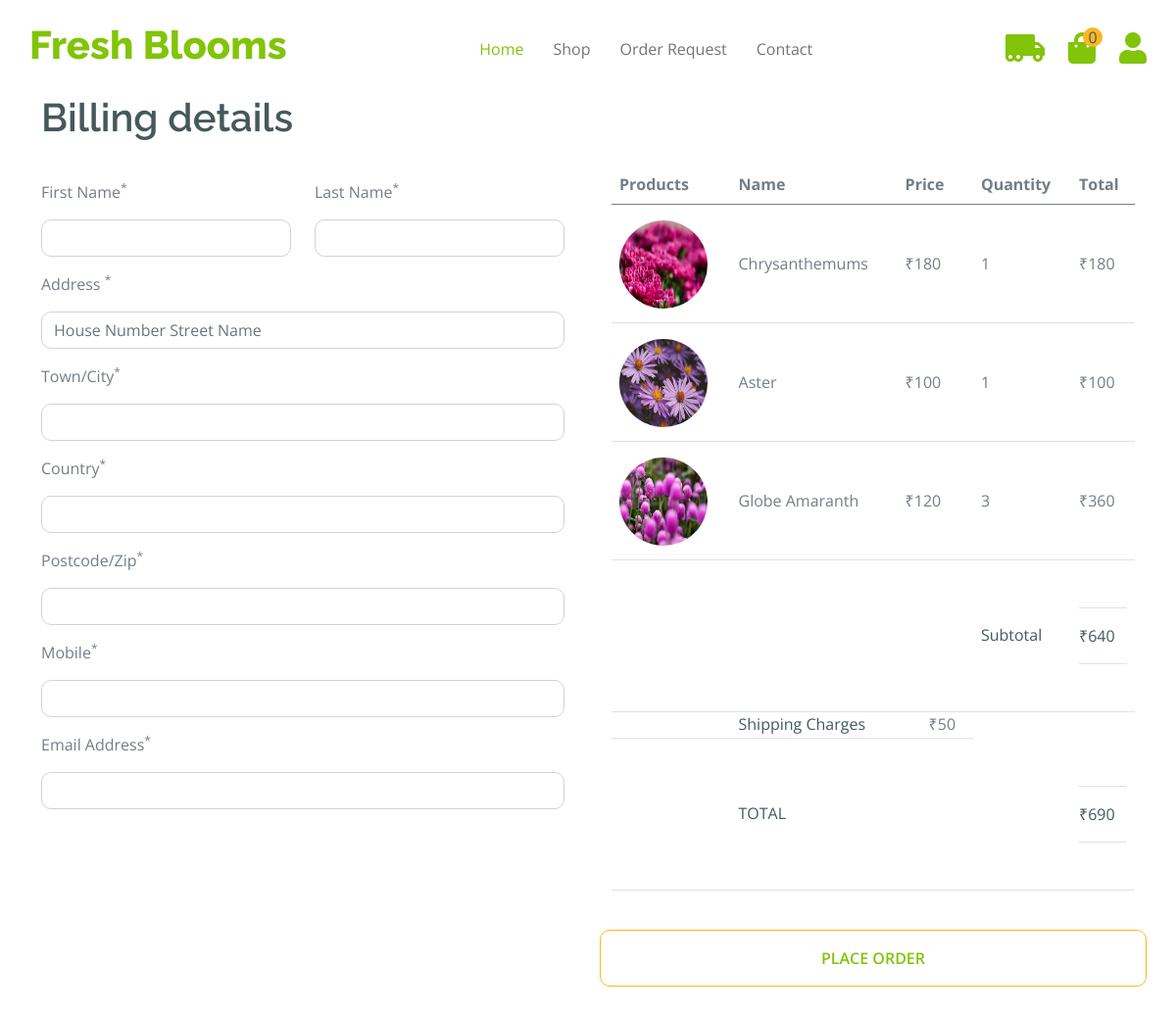
The app's page /checkout.php (signed in) with its own data.
### tables this page shows
CREATE TABLE `cart` (
  `cid` int(255) NOT NULL,
  `user_id` varchar(255) NOT NULL,
  `product_id` varchar(255) NOT NULL,
  `quantity` varchar(255) NOT NULL DEFAULT '1',
  `status` varchar(255) NOT NULL DEFAULT 'pending'
);

CREATE TABLE `flowersales` (
  `id` int(255) NOT NULL,
  `flowername` varchar(255) NOT NULL,
  `category` varchar(255) NOT NULL,
  `country` varchar(255) NOT NULL,
  `image` varchar(255) NOT NULL,
  `price` varchar(255) NOT NULL,
  `offer` varchar(255) NOT NULL,
  `delivary` varchar(255) NOT NULL,
  `seasonal_flowers` varchar(255) NOT NULL,
  `description` varchar(255) NOT NULL
);

### checkout.php (the view, shortened to what this page needs)
<?php
include 'header.php';
include 'navbar.php';
?>
    <body>
        <div class="container-fluid py-5">
            <div class="container py-5">
                <h1 class="mb-4">Billing details</h1>
                <form action="#">
                    <div class="row g-5">
                        <div class="col-md-12 col-lg-6 col-xl-6">
                            <div class="row">
                                <div class="col-md-12 col-lg-6">
                                    <div class="form-item w-100">
                                        <label class="form-label my-3">First Name<sup>*</sup></label>
                                        <input type="text" id="firstname" name="first_name" class="form-control">
                                    </div>
                                </div>
                                <div class="col-md-12 col-lg-6">
                                    <div class="form-item w-100">
                                        <label class="form-label my-3">Last Name<sup>*</sup></label>
                                        <input type="text" id="lastname" name="last_name" class="form-control">
                                    </div>
                                </div>
                            </div>
                            <div class="form-item">
                                <label class="form-label my-3">Address <sup>*</sup></label>
                                <input type="text" id="address" name="address" class="form-control" placeholder="House Number Street Name">
                            </div>
                            <div class="form-item">
                                <label class="form-label my-3">Town/City<sup>*</sup></label>
                                <input type="text" id="city"  name="town" class="form-control">
                            </div>
                            <div class="form-item">
                                <label class="form-label my-3">Country<sup>*</sup></label>
                                <input type="text" id="country" name="country" class="form-control">
                            </div>
                            <div class="form-item">
                                <label class="form-label my-3">Postcode/Zip<sup>*</sup></label>
                                <input type="text" id="pincode" name="zipcode" class="form-control">
                            </div>
                            <div class="form-item">
                                <label class="form-label my-3">Mobile<sup>*</sup></label>
                                <input type="tel" id="mobile" name="mobile" class="form-control">
                            </div>
                            <div class="form-item">
                                <label class="form-label my-3">Email Address<sup>*</sup></label>
                                <input type="email" id="email" name="email" class="form-control">
                            </div>
                        </div>
                        <?php
                            include('api/config.php');
                            $id = $_SESSION["id"];
                            $query = "SELECT c.cid, c.quantity, f.price, f.flowername, f.image FROM cart c JOIN flowersales f ON c.product_id = f.id WHERE c.user_id = $id AND c.status='added'";
                            $result = $conn->query($query);
                            $subtotal = 0;
                            $shipping_charges = 50;
                        ?>
        <div class="col-md-12 col-lg-6 col-xl-6">
            <div class="table-responsive">
            <table class="table">
            <thead>
                <tr>
                    <th scope="col">Products</th>
                    <th scope="col">Name</th>
                    <th scope="col">Price</th>
                    <th scope="col">Quantity</th>
                    <th scope="col">Total</th>
                </tr>
            </thead>
            <tbody>
                <?php
                if ($result->num_rows > 0) {
                    while ($row = $result->fetch_assoc()) {
                        $flowername = $row['flowername'];
                        $image = $row['image'];
                        $price = $row['price'];
                        $quantity = $row['quantity'];
                        $total = $price * $quantity;
                        $subtotal += $total;
                        echo '
                            <tr>
                                <th scope="row">
                                    <div class="d-flex align-items-center mt-2">
                                        <img src="images/' . $image . '" class="img-fluid rounded-circle" style="width: 90px; height: 90px;" alt="">
                                    </div>
                                </th>
                                <td class="py-5">' . $flowername . '</td>
                                <td class="py-5">₹' . $price . '</td>
                                <td class="py-5">' . $quantity . '</td>
                                <td class="py-5">₹' . $total . '</td>
                            </tr>
                        ';
                    }
                } else {
                    echo '<tr><td colspan="5">No data found in the table.</td></tr>';
                }
                $final_total = $subtotal + $shipping_charges;
                ?>
                <tr>
                    <th scope="row"></th>
                    <td class="py-5"></td>
                    <td class="py-5"></td>
                    <td class="py-5">
                        <p class="mb-0 text-dark py-3">Subtotal</p>
                    </td>
                    <td class="py-5">
                        <div class="py-3 border-bottom border-top">
                            <p class="mb-0 text-dark">₹<?php echo $subtotal; ?></p>
                        </div>
                    </td>
                </tr>
                <tr>
                    <th scope="row"></th>
                    <td class="py-0">
                        <p class="mb-0 text-dark py-0">Shipping Charges</p>
                    </td>
                    <td class="py-0">
                        <div class="form-check text-start">
                            <label class="form-check-label" for="Shipping-2">₹<?php echo $shipping_charges; ?></label>
                        </div>
                    </td>
                </tr>
                <tr>
                    <th scope="row"></th>
                    <td class="py-5">
                        <p class="mb-0 text-dark text-uppercase py-3">TOTAL</p>
                    </td>
                    <td class="py-5"></td>
                    <td class="py-5"></td>
                    <td class="py-5">
                        <div class="py-3 border-bottom border-top">
                            <p class="mb-0 text-dark">₹<?php echo $final_total; ?></p>
                        </div>
                    </td>
                </tr>
                        </tbody>
                    </table>
                </div>
                <div class="row g-4 text-center align-items-center justify-content-center pt-4">
                    <button type="button" class="btn border-secondary py-3 px-4 text-uppercase w-100 text-primary buy_now">Place Order</button>
                </div>
            </div>
                    </div>
                </form>
            </div>
        </div>
    </body>
</html>

### css/style.css (style rules this page uses)
.btn { font-weight: 600; transition: .5s; }
.btn.border-secondary { transition: 0.5s; }

### records on screen
cart: flowersales.image (picture), flowersales.flowername "Chrysanthemums", flowersales.price "180", quantity "1"
cart: flowersales.image (picture), flowersales.flowername "Aster", flowersales.price "100", quantity "1"
cart: flowersales.image (picture), flowersales.flowername "Globe Amaranth", flowersales.price "120", quantity "3", quantity.price "360"

### other values on screen
$subtotal "640"
$shipping_charges "50"
$final_total "690"
